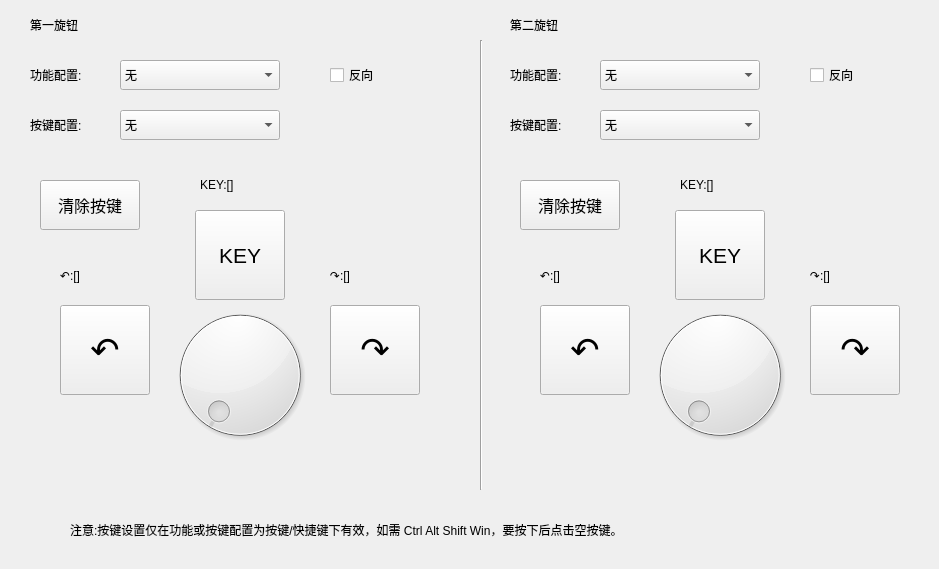
   <widget class="QWidget" name="tab_e">
    <attribute name="title">
     <string>旋钮</string>
    </attribute>
    <widget class="QComboBox" name="cBox_e_1">
     <property name="geometry">
      <rect>
       <x>120</x>
       <y>60</y>
       <width>160</width>
       <height>30</height>
      </rect>
     </property>
     <property name="focusPolicy">
      <enum>Qt::NoFocus</enum>
     </property>
     <item>
      <property name="text">
       <string>无</string>
      </property>
     </item>
     <item>
      <property name="text">
       <string>按键/快捷键</string>
      </property>
     </item>
    </widget>
    <widget class="QComboBox" name="cBox_e_2">
     <property name="geometry">
      <rect>
       <x>600</x>
       <y>60</y>
       <width>160</width>
       <height>30</height>
      </rect>
     </property>
     <property name="focusPolicy">
      <enum>Qt::NoFocus</enum>
     </property>
     <item>
      <property name="text">
       <string>无</string>
      </property>
     </item>
     <item>
      <property name="text">
       <string>按键/快捷键</string>
      </property>
     </item>
    </widget>
    <widget class="Line" name="line_2">
     <property name="geometry">
      <rect>
       <x>480</x>
       <y>40</y>
       <width>3</width>
       <height>450</height>
      </rect>
     </property>
     <property name="focusPolicy">
      <enum>Qt::NoFocus</enum>
     </property>
     <property name="orientation">
      <enum>Qt::Vertical</enum>
     </property>
    </widget>
    <widget class="QDial" name="dial_1">
     <property name="geometry">
      <rect>
       <x>165</x>
       <y>300</y>
       <width>150</width>
       <height>150</height>
      </rect>
     </property>
     <property name="focusPolicy">
      <enum>Qt::NoFocus</enum>
     </property>
     <property name="value">
      <number>0</number>
     </property>
     <property name="sliderPosition">
      <number>0</number>
     </property>
    </widget>
    <widget class="QDial" name="dial_2">
     <property name="geometry">
      <rect>
       <x>645</x>
       <y>300</y>
       <width>150</width>
       <height>150</height>
      </rect>
     </property>
     <property name="focusPolicy">
      <enum>Qt::NoFocus</enum>
     </property>
    </widget>
    <widget class="QPushButton" name="key_e_1_0">
     <property name="geometry">
      <rect>
       <x>60</x>
       <y>305</y>
       <width>90</width>
       <height>90</height>
      </rect>
     </property>
     <property name="font">
      <font>
       <pointsize>26</pointsize>
      </font>
     </property>
     <property name="focusPolicy">
      <enum>Qt::NoFocus</enum>
     </property>
     <property name="text">
      <string>↶</string>
     </property>
    </widget>
    <widget class="QPushButton" name="key_e_1_1">
     <property name="geometry">
      <rect>
       <x>330</x>
       <y>305</y>
       <width>90</width>
       <height>90</height>
      </rect>
     </property>
     <property name="font">
      <font>
       <pointsize>26</pointsize>
      </font>
     </property>
     <property name="focusPolicy">
      <enum>Qt::NoFocus</enum>
     </property>
     <property name="text">
      <string>↷</string>
     </property>
    </widget>
    <widget class="QPushButton" name="key_e_2_0">
     <property name="geometry">
      <rect>
       <x>540</x>
       <y>305</y>
       <width>90</width>
       <height>90</height>
      </rect>
     </property>
     <property name="font">
      <font>
       <pointsize>26</pointsize>
      </font>
     </property>
     <property name="focusPolicy">
      <enum>Qt::NoFocus</enum>
     </property>
     <property name="text">
      <string>↶</string>
     </property>
    </widget>
    <widget class="QPushButton" name="key_e_2_1">
     <property name="geometry">
      <rect>
       <x>810</x>
       <y>305</y>
       <width>90</width>
       <height>90</height>
      </rect>
     </property>
     <property name="font">
      <font>
       <pointsize>26</pointsize>
      </font>
     </property>
     <property name="focusPolicy">
      <enum>Qt::NoFocus</enum>
     </property>
     <property name="text">
      <string>↷</string>
     </property>
    </widget>
    <widget class="QLabel" name="label_10">
     <property name="geometry">
      <rect>
       <x>30</x>
       <y>10</y>
       <width>100</width>
       <height>30</height>
      </rect>
     </property>
     <property name="focusPolicy">
      <enum>Qt::NoFocus</enum>
     </property>
     <property name="text">
      <string>第一旋钮</string>
     </property>
    </widget>
    <widget class="QLabel" name="label_11">
     <property name="geometry">
      <rect>
       <x>510</x>
       <y>10</y>
       <width>100</width>
       <height>30</height>
      </rect>
     </property>
     <property name="focusPolicy">
      <enum>Qt::NoFocus</enum>
     </property>
     <property name="text">
      <string>第二旋钮</string>
     </property>
    </widget>
    <widget class="QLabel" name="label_18">
     <property name="geometry">
      <rect>
       <x>30</x>
       <y>60</y>
       <width>100</width>
       <height>30</height>
      </rect>
     </property>
     <property name="focusPolicy">
      <enum>Qt::NoFocus</enum>
     </property>
     <property name="text">
      <string>功能配置:</string>
     </property>
    </widget>
    <widget class="QLabel" name="label_19">
     <property name="geometry">
      <rect>
       <x>510</x>
       <y>60</y>
       <width>100</width>
       <height>30</height>
      </rect>
     </property>
     <property name="focusPolicy">
      <enum>Qt::NoFocus</enum>
     </property>
     <property name="text">
      <string>功能配置:</string>
     </property>
    </widget>
    <widget class="QPushButton" name="key_e_1">
     <property name="geometry">
      <rect>
       <x>195</x>
       <y>210</y>
       <width>90</width>
       <height>90</height>
      </rect>
     </property>
     <property name="font">
      <font>
       <pointsize>16</pointsize>
      </font>
     </property>
     <property name="focusPolicy">
      <enum>Qt::NoFocus</enum>
     </property>
     <property name="text">
      <string>KEY</string>
     </property>
    </widget>
    <widget class="QPushButton" name="key_e_2">
     <property name="geometry">
      <rect>
       <x>675</x>
       <y>210</y>
       <width>90</width>
       <height>90</height>
      </rect>
     </property>
     <property name="font">
      <font>
       <pointsize>16</pointsize>
      </font>
     </property>
     <property name="focusPolicy">
      <enum>Qt::NoFocus</enum>
     </property>
     <property name="text">
      <string>KEY</string>
     </property>
    </widget>
    <widget class="QLabel" name="lb_e_1_0">
     <property name="geometry">
      <rect>
       <x>60</x>
       <y>260</y>
       <width>120</width>
       <height>30</height>
      </rect>
     </property>
     <property name="focusPolicy">
      <enum>Qt::NoFocus</enum>
     </property>
     <property name="text">
      <string>↶:[]</string>
     </property>
    </widget>
    <widget class="QLabel" name="lb_e_1_1">
     <property name="geometry">
      <rect>
       <x>330</x>
       <y>260</y>
       <width>120</width>
       <height>30</height>
      </rect>
     </property>
     <property name="focusPolicy">
      <enum>Qt::NoFocus</enum>
     </property>
     <property name="text">
      <string>↷:[]</string>
     </property>
    </widget>
    <widget class="QLabel" name="lb_e_2_0">
     <property name="geometry">
      <rect>
       <x>540</x>
       <y>260</y>
       <width>120</width>
       <height>30</height>
      </rect>
     </property>
     <property name="focusPolicy">
      <enum>Qt::NoFocus</enum>
     </property>
     <property name="text">
      <string>↶:[]</string>
     </property>
    </widget>
    <widget class="QLabel" name="lb_e_2_1">
     <property name="geometry">
      <rect>
       <x>810</x>
       <y>260</y>
       <width>120</width>
       <height>30</height>
      </rect>
     </property>
     <property name="focusPolicy">
      <enum>Qt::NoFocus</enum>
     </property>
     <property name="text">
      <string>↷:[]</string>
     </property>
    </widget>
    <widget class="QLabel" name="lb_e_1">
     <property name="geometry">
      <rect>
       <x>200</x>
       <y>170</y>
       <width>120</width>
       <height>30</height>
      </rect>
     </property>
     <property name="focusPolicy">
      <enum>Qt::NoFocus</enum>
     </property>
     <property name="text">
      <string>KEY:[]</string>
     </property>
    </widget>
    <widget class="QLabel" name="lb_e_2">
     <property name="geometry">
      <rect>
       <x>680</x>
       <y>170</y>
       <width>120</width>
       <height>30</height>
      </rect>
     </property>
     <property name="focusPolicy">
      <enum>Qt::NoFocus</enum>
     </property>
     <property name="text">
      <string>KEY:[]</string>
     </property>
    </widget>
    <widget class="QLabel" name="label_43">
     <property name="geometry">
      <rect>
       <x>30</x>
       <y>110</y>
       <width>100</width>
       <height>30</height>
      </rect>
     </property>
     <property name="focusPolicy">
      <enum>Qt::NoFocus</enum>
     </property>
     <property name="text">
      <string>按键配置:</string>
     </property>
    </widget>
    <widget class="QComboBox" name="cBox_e_key_1">
     <property name="geometry">
      <rect>
       <x>120</x>
       <y>110</y>
       <width>160</width>
       <height>30</height>
      </rect>
     </property>
     <property name="focusPolicy">
      <enum>Qt::NoFocus</enum>
     </property>
     <item>
      <property name="text">
       <string>无</string>
      </property>
     </item>
     <item>
      <property name="text">
       <string>按键/快捷键</string>
      </property>
     </item>
     <item>
      <property name="text">
       <string>永久切换键</string>
      </property>
     </item>
    </widget>
    <widget class="QLabel" name="label_44">
     <property name="geometry">
      <rect>
       <x>510</x>
       <y>110</y>
       <width>100</width>
       <height>30</height>
      </rect>
     </property>
     <property name="focusPolicy">
      <enum>Qt::NoFocus</enum>
     </property>
     <property name="text">
      <string>按键配置:</string>
     </property>
    </widget>
    <widget class="QComboBox" name="cBox_e_key_2">
     <property name="geometry">
      <rect>
       <x>600</x>
       <y>110</y>
       <width>160</width>
       <height>30</height>
      </rect>
     </property>
     <property name="focusPolicy">
      <enum>Qt::NoFocus</enum>
     </property>
     <item>
      <property name="text">
       <string>无</string>
      </property>
     </item>
     <item>
      <property name="text">
       <string>按键/快捷键</string>
      </property>
     </item>
     <item>
      <property name="text">
       <string>永久切换键</string>
      </property>
     </item>
    </widget>
    <widget class="QPushButton" name="key_clear_e_1">
     <property name="geometry">
      <rect>
       <x>40</x>
       <y>180</y>
       <width>100</width>
       <height>50</height>
      </rect>
     </property>
     <property name="font">
      <font>
       <pointsize>12</pointsize>
      </font>
     </property>
     <property name="focusPolicy">
      <enum>Qt::NoFocus</enum>
     </property>
     <property name="text">
      <string>清除按键</string>
     </property>
    </widget>
    <widget class="QPushButton" name="key_clear_e_2">
     <property name="geometry">
      <rect>
       <x>520</x>
       <y>180</y>
       <width>100</width>
       <height>50</height>
      </rect>
     </property>
     <property name="font">
      <font>
       <pointsize>12</pointsize>
      </font>
     </property>
     <property name="focusPolicy">
      <enum>Qt::NoFocus</enum>
     </property>
     <property name="text">
      <string>清除按键</string>
     </property>
    </widget>
    <widget class="QCheckBox" name="cB_e_1">
     <property name="geometry">
      <rect>
       <x>330</x>
       <y>60</y>
       <width>100</width>
       <height>30</height>
      </rect>
     </property>
     <property name="focusPolicy">
      <enum>Qt::NoFocus</enum>
     </property>
     <property name="text">
      <string>反向</string>
     </property>
    </widget>
    <widget class="QCheckBox" name="cB_e_2">
     <property name="geometry">
      <rect>
       <x>810</x>
       <y>60</y>
       <width>100</width>
       <height>30</height>
      </rect>
     </property>
     <property name="focusPolicy">
      <enum>Qt::NoFocus</enum>
     </property>
     <property name="text">
      <string>反向</string>
     </property>
    </widget>
    <widget class="QLabel" name="label_21">
     <property name="geometry">
      <rect>
       <x>70</x>
       <y>500</y>
       <width>800</width>
       <height>60</height>
      </rect>
     </property>
     <property name="focusPolicy">
      <enum>Qt::NoFocus</enum>
     </property>
     <property name="text">
      <string>注意:按键设置仅在功能或按键配置为按键/快捷键下有效，如需 Ctrl Alt Shift Win，要按下后点击空按键。</string>
     </property>
    </widget>
   </widget>
